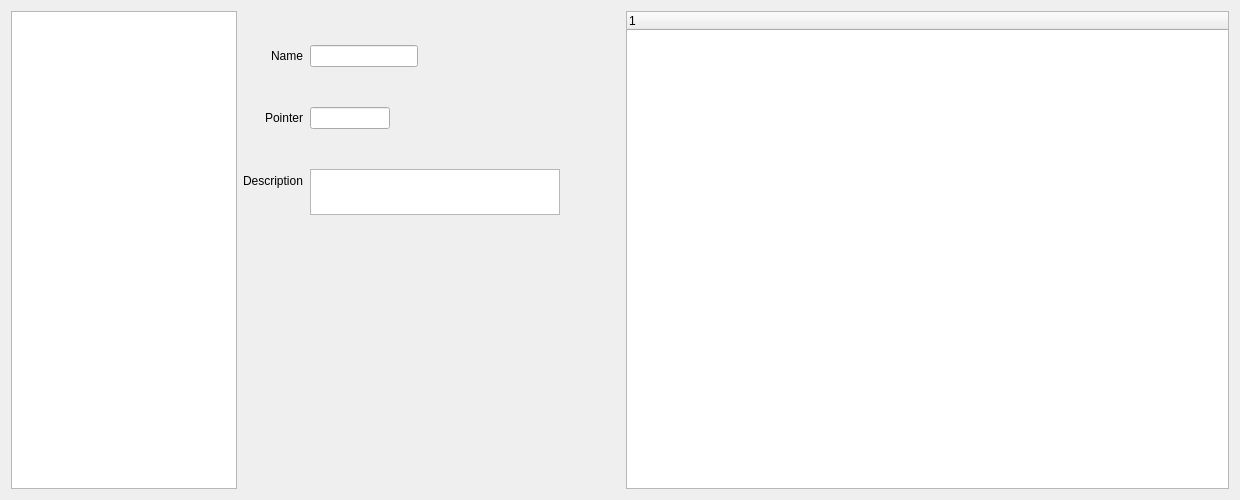
<?xml version="1.0" encoding="UTF-8"?>
<ui version="4.0">
 <class>GenericEditorWidget</class>
 <widget class="QWidget" name="GenericEditorWidget">
  <property name="geometry">
   <rect>
    <x>0</x>
    <y>0</y>
    <width>1240</width>
    <height>500</height>
   </rect>
  </property>
  <property name="windowTitle">
   <string>Form</string>
  </property>
  <layout class="QVBoxLayout" name="verticalLayout">
   <item>
    <layout class="QHBoxLayout" name="horizontalLayout" stretch="3,5,8">
     <item>
      <widget class="QListWidget" name="item_list"/>
     </item>
     <item>
      <layout class="QVBoxLayout" name="verticalLayout_2">
       <item>
        <layout class="QFormLayout" name="formLayout">
         <property name="fieldGrowthPolicy">
          <enum>QFormLayout::AllNonFixedFieldsGrow</enum>
         </property>
         <property name="rowWrapPolicy">
          <enum>QFormLayout::DontWrapRows</enum>
         </property>
         <property name="labelAlignment">
          <set>Qt::AlignRight|Qt::AlignTrailing|Qt::AlignVCenter</set>
         </property>
         <property name="horizontalSpacing">
          <number>7</number>
         </property>
         <item row="0" column="0">
          <widget class="QLabel" name="label">
           <property name="text">
            <string>Name</string>
           </property>
          </widget>
         </item>
         <item row="0" column="1">
          <widget class="QLineEdit" name="item_name">
           <property name="sizePolicy">
            <sizepolicy hsizetype="Fixed" vsizetype="Fixed">
             <horstretch>0</horstretch>
             <verstretch>0</verstretch>
            </sizepolicy>
           </property>
           <property name="readOnly">
            <bool>true</bool>
           </property>
          </widget>
         </item>
         <item row="2" column="0">
          <widget class="QLabel" name="label_10">
           <property name="text">
            <string>Description</string>
           </property>
          </widget>
         </item>
         <item row="2" column="1">
          <widget class="QPlainTextEdit" name="item_desc">
           <property name="minimumSize">
            <size>
             <width>250</width>
             <height>0</height>
            </size>
           </property>
           <property name="maximumSize">
            <size>
             <width>0</width>
             <height>46</height>
            </size>
           </property>
           <property name="readOnly">
            <bool>true</bool>
           </property>
          </widget>
         </item>
         <item row="1" column="0">
          <widget class="QLabel" name="label_2">
           <property name="text">
            <string>Pointer</string>
           </property>
          </widget>
         </item>
         <item row="1" column="1">
          <widget class="QLineEdit" name="item_pointer">
           <property name="maximumSize">
            <size>
             <width>80</width>
             <height>16777215</height>
            </size>
           </property>
          </widget>
         </item>
        </layout>
       </item>
       <item>
        <layout class="QHBoxLayout" name="horizontalLayout_2" stretch="0,0">
         <item>
          <layout class="QVBoxLayout" name="verticalLayout_4">
           <item>
            <layout class="QFormLayout" name="attribute_layout_left">
             <property name="fieldGrowthPolicy">
              <enum>QFormLayout::AllNonFixedFieldsGrow</enum>
             </property>
             <property name="labelAlignment">
              <set>Qt::AlignRight|Qt::AlignTrailing|Qt::AlignVCenter</set>
             </property>
            </layout>
           </item>
           <item>
            <spacer name="verticalSpacer_2">
             <property name="orientation">
              <enum>Qt::Vertical</enum>
             </property>
             <property name="sizeHint" stdset="0">
              <size>
               <width>20</width>
               <height>40</height>
              </size>
             </property>
            </spacer>
           </item>
          </layout>
         </item>
         <item>
          <layout class="QVBoxLayout" name="verticalLayout_5">
           <item>
            <layout class="QFormLayout" name="attribute_layout_right">
             <property name="fieldGrowthPolicy">
              <enum>QFormLayout::AllNonFixedFieldsGrow</enum>
             </property>
             <property name="labelAlignment">
              <set>Qt::AlignRight|Qt::AlignTrailing|Qt::AlignVCenter</set>
             </property>
            </layout>
           </item>
           <item>
            <spacer name="verticalSpacer">
             <property name="orientation">
              <enum>Qt::Vertical</enum>
             </property>
             <property name="sizeHint" stdset="0">
              <size>
               <width>20</width>
               <height>40</height>
              </size>
             </property>
            </spacer>
           </item>
          </layout>
         </item>
        </layout>
       </item>
      </layout>
     </item>
     <item>
      <widget class="QTreeWidget" name="treeWidget">
       <column>
        <property name="text">
         <string/>
        </property>
       </column>
      </widget>
     </item>
    </layout>
   </item>
  </layout>
 </widget>
 <resources/>
 <connections/>
</ui>
